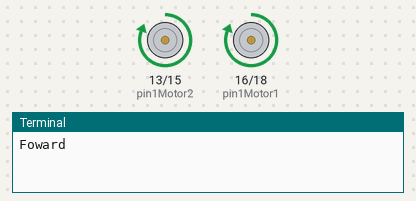
A program run on a simulated Raspberry Pi (header pin numbers). On the bench: motor-driver pin pairs drawn as motors (green arrow = first pin HIGH = forward, orange = second pin HIGH = backward, longer = more drive), the last lines printed to the terminal. At 20.0 s the program stops and its outputs stay as they are.

Above: at 0.1 s.
At 5.1 s:
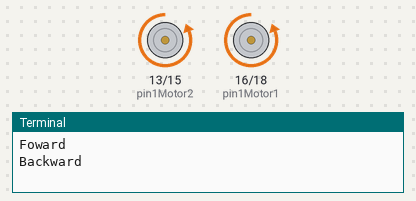
At 10.1 s:
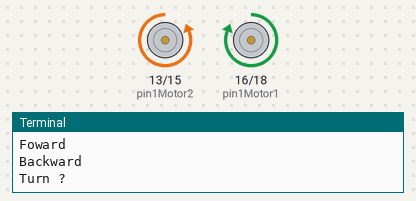
At 20.1 s:
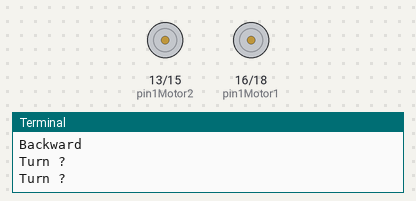
Timing chart, 0 to 21.5 s (numbered marks = the images above):
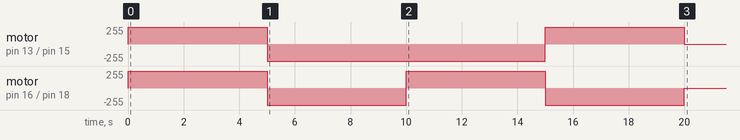

The program:

testgpio.py
```python
import RPi.GPIO as GPIO
import time

pin1Motor1 = 16
pin2Motor1 = 18

pin1Motor2 = 13
pin2Motor2 = 15

GPIO.setmode(GPIO.BOARD)
# Motor1 setup
GPIO.setup(pin1Motor1, GPIO.OUT)
GPIO.setup(pin2Motor1, GPIO.OUT)
# Motor2 setup
GPIO.setup(pin1Motor2, GPIO.OUT)
GPIO.setup(pin2Motor2, GPIO.OUT)

print('Foward') # forward
# Motor1 forward
GPIO.output(pin1Motor1, GPIO.HIGH)
GPIO.output(pin2Motor1, GPIO.LOW)
# Motor2 forward
GPIO.output(pin1Motor2, GPIO.HIGH)
GPIO.output(pin2Motor2, GPIO.LOW)
time.sleep(5)

print('Backward') # backward
# Motor1 backward
GPIO.output(pin1Motor1, GPIO.LOW)
GPIO.output(pin2Motor1, GPIO.HIGH)
# Motor2 backward
GPIO.output(pin1Motor2, GPIO.LOW)
GPIO.output(pin2Motor2, GPIO.HIGH)
time.sleep(5)

print('Turn ?') # turn
# Motor1 forward
GPIO.output(pin1Motor1, GPIO.HIGH)
GPIO.output(pin2Motor1, GPIO.LOW)
# Motor2 backward
GPIO.output(pin1Motor2, GPIO.LOW)
GPIO.output(pin2Motor2, GPIO.HIGH)
time.sleep(5)

print('Turn ?') # turn
# Motor1 backward
GPIO.output(pin1Motor1, GPIO.LOW)
GPIO.output(pin2Motor1, GPIO.HIGH)
# Motor2 forward
GPIO.output(pin1Motor2, GPIO.HIGH)
GPIO.output(pin2Motor2, GPIO.LOW)
time.sleep(5)

GPIO.cleanup()
```

Measured:
- by itself, motor on pin 13 (pin1Motor2) / pin 15 (pin2Motor2): stopped → forward 255/255 at 0.00 s, → backward 255/255 5.0 s later, → forward 255/255 10.0 s later, → stopped 5.0 s later
- by itself, motor on pin 16 (pin1Motor1) / pin 18 (pin2Motor1): stopped → forward 255/255 at 0.00 s, → backward 255/255 5.0 s later, → forward 255/255 5.0 s later, → backward 255/255 5.0 s later, … (5 changes in this stretch)
